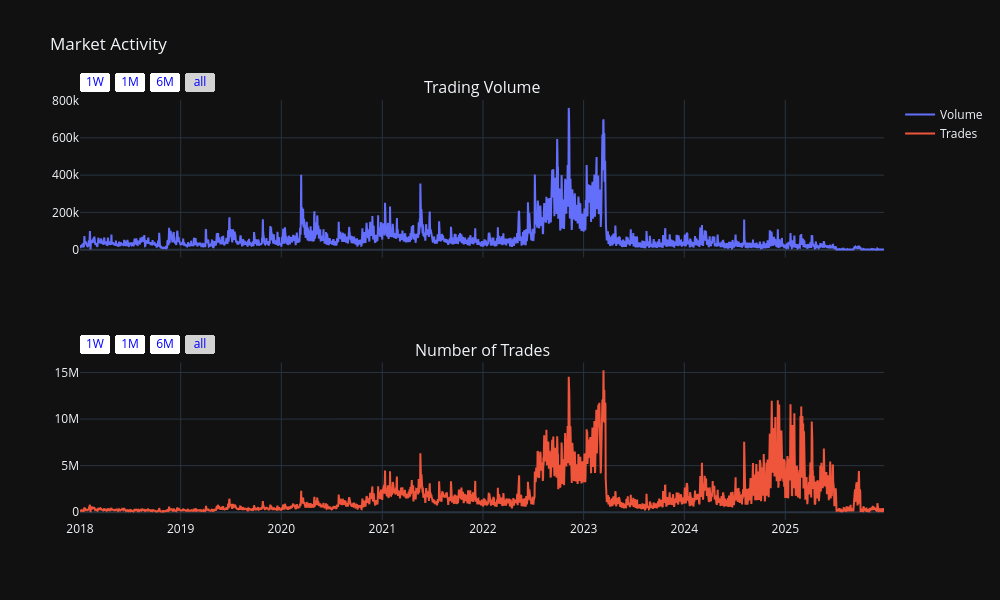

Notebook code cell kept with this figure:
### Code cell
fig = make_subplots(
    rows=2, cols=1,
    subplot_titles=("Trading Volume", "Number of Trades"),
    shared_xaxes=True
)

fig.add_trace(go.Scatter(
    x=df.index, y=df['Volume'],
    mode='lines', name='Volume'
), row=1, col=1)

fig.add_trace(go.Scatter(
    x=df.index, y=df['Number of trades'],
    mode='lines', name='Trades'
), row=2, col=1)

fig.update_layout(
    height=600,
    width=1000,
    title_text="Market Activity"
)

fig.update_xaxes(
    # rangeslider_visible=True,
    rangeselector=dict(
        buttons=[
            dict(count=7, label="1W", step="day", stepmode="backward"),
            dict(count=1, label="1M", step="month", stepmode="backward"),
            dict(count=6, label="6M", step="month", stepmode="backward"),
            dict(step="all")
        ],
        font=dict(color="blue"),  # Change "blue" to your preferred color
        bgcolor="white",          # Optional: set button background
        activecolor="lightgray"   # Optional: set color for selected button
    )
)

fig.update_layout(template="plotly_dark")

fig.show()

### Figure 1 — Plotly figure (JSON) as saved in the notebook; plotly's stock layout.template omitted (floating-point values rounded to 4 significant figures; data arrays with more than 128 entries replaced by an {"elided": "..."} marker saying what was removed)
{"data": [{"mode": "lines", "name": "Volume", "type": "scatter", "x": {"elided": "2916 str values"}, "xaxis": "x", "y": {"elided": "2916 float values"}, "yaxis": "y"}, {"mode": "lines", "name": "Trades", "type": "scatter", "x": {"elided": "2916 str values"}, "xaxis": "x2", "y": {"elided": "2916 int values"}, "yaxis": "y2"}], "layout": {"annotations": [{"font": {"size": 16}, "showarrow": false, "text": "Trading Volume", "x": 0.5, "xanchor": "center", "xref": "paper", "y": 1, "yanchor": "bottom", "yref": "paper"}, {"font": {"size": 16}, "showarrow": false, "text": "Number of Trades", "x": 0.5, "xanchor": "center", "xref": "paper", "y": 0.375, "yanchor": "bottom", "yref": "paper"}], "height": 600, "title": {"text": "Market Activity"}, "width": 1000, "xaxis": {"anchor": "y", "domain": [0, 1], "matches": "x2", "rangeselector": {"activecolor": "lightgray", "bgcolor": "white", "buttons": [{"count": 7, "label": "1W", "step": "day", "stepmode": "backward"}, {"count": 1, "label": "1M", "step": "month", "stepmode": "backward"}, {"count": 6, "label": "6M", "step": "month", "stepmode": "backward"}, {"step": "all"}], "font": {"color": "blue"}}, "showticklabels": false}, "xaxis2": {"anchor": "y2", "domain": [0, 1], "rangeselector": {"activecolor": "lightgray", "bgcolor": "white", "buttons": [{"count": 7, "label": "1W", "step": "day", "stepmode": "backward"}, {"count": 1, "label": "1M", "step": "month", "stepmode": "backward"}, {"count": 6, "label": "6M", "step": "month", "stepmode": "backward"}, {"step": "all"}], "font": {"color": "blue"}}}, "yaxis": {"anchor": "x", "domain": [0.625, 1]}, "yaxis2": {"anchor": "x2", "domain": [0, 0.375]}}}
